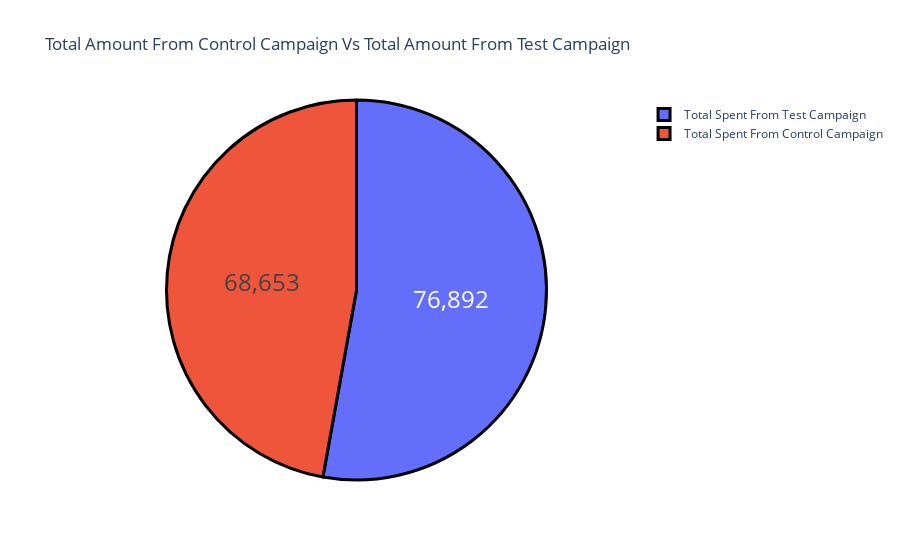

Notebook code cell kept with this figure:
### Code cell
label = ['Total Spent From Control Campaign',
        'Total Spent From Test Campaign']
total_spent = [sum(df_cdata['Total Spent']),
              sum(df_tdata['Total Spent'])]
color = ['lightpurple', 'lightred']
graph_5 = go.Figure(data=[go.Pie(labels = label, values = total_spent)])
graph_5.update_layout(title_text = 'Total Amount From Control Campaign Vs Total Amount From Test Campaign')
graph_5.update_traces(hoverinfo='label+percent', textinfo='value', 
                textfont_size=24,
                marker=dict(colors=color, 
                line=dict(color='black', width=3)))

graph_5.show()

### Figure 1 — Plotly figure (JSON) as saved in the notebook; plotly's stock layout.template omitted (floating-point values rounded to 4 significant figures)
{"data": [{"hoverinfo": "label+percent", "labels": ["Total Spent From Control Campaign", "Total Spent From Test Campaign"], "marker": {"colors": ["lightpurple", "lightred"], "line": {"color": "black", "width": 3}}, "textfont": {"size": 24}, "textinfo": "value", "type": "pie", "values": [68653, 76892]}], "layout": {"autosize": true, "title": {"text": "Total Amount From Control Campaign Vs Total Amount From Test Campaign"}}}
